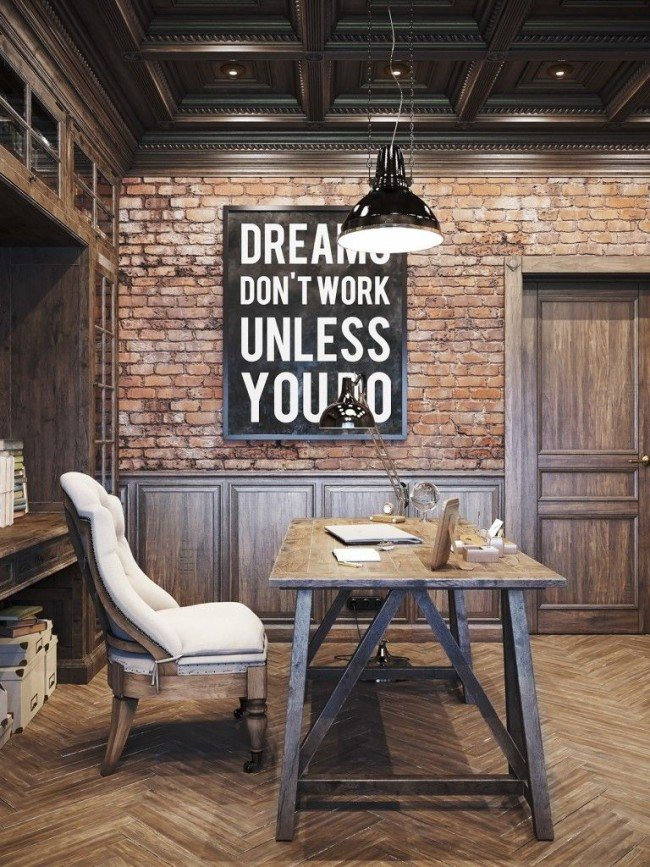
//> input picture data/color.jpeg, 650 x 867 px
$ ./z1   (built with g++ and OpenCV 4)
//> lines starting //> are read from the running program, lines starting //| are printed output that depends on the picture; after the words box and inside, x2 and y2 are one past the last pixel; in counts of white or black regions, pixels touching at a corner belong together
#include <iostream>
#include <opencv2/core/core.hpp>
#include <opencv2/imgcodecs.hpp>
#include <opencv2/highgui/highgui.hpp>
#include <opencv2/imgproc.hpp>

using namespace cv;
using namespace std;

Mat get_hist (const Mat& img)
{
    int hist_size = 256;
    float range[] = {0, 255};
    const float *ranges[] = { range };

    Mat hist;
    calcHist(&img, 1, 0, Mat(), hist, 1, &hist_size, ranges, true, false);


    int hist_w = 500;
    int hist_h = 500;
    int step_w = (double) hist_w / hist_size;

    Mat hist_img(hist_h, hist_w, CV_8UC1, Scalar(255, 255, 255));
    normalize(hist, hist, 0, hist_img.rows, NORM_MINMAX, -1, Mat());

    for (int i = 1; i < hist_size; i++)
    {
        line( hist_img, Point( step_w * (i-1), hist_h - cvRound(hist.at<float>(i-1)) ) ,
              Point( step_w * (i), hist_h - cvRound(hist.at<float>(i)) ),
              Scalar( 0, 0, 0), 2, 8, 0  );
    }

    return hist_img;
}


int main ()
{

    Mat bgr[3];
    bool is_color_img {true};

    string color_img = "color.jpeg";
    string wb_img = "wb.jpeg";
    string img_name;

    if (is_color_img)
        img_name = color_img;
    else
        img_name = wb_img;

    Mat img = imread("../../data/" + img_name, is_color_img);
//> img is the input picture: 867 rows x 650 cols, CV_8UC3; mean B, G, R 88.6, 97.2, 113.1


    namedWindow("Input image", CV_WINDOW_NORMAL);
    imshow("Input image", img);


    if (is_color_img)
    {
        split(img, bgr);
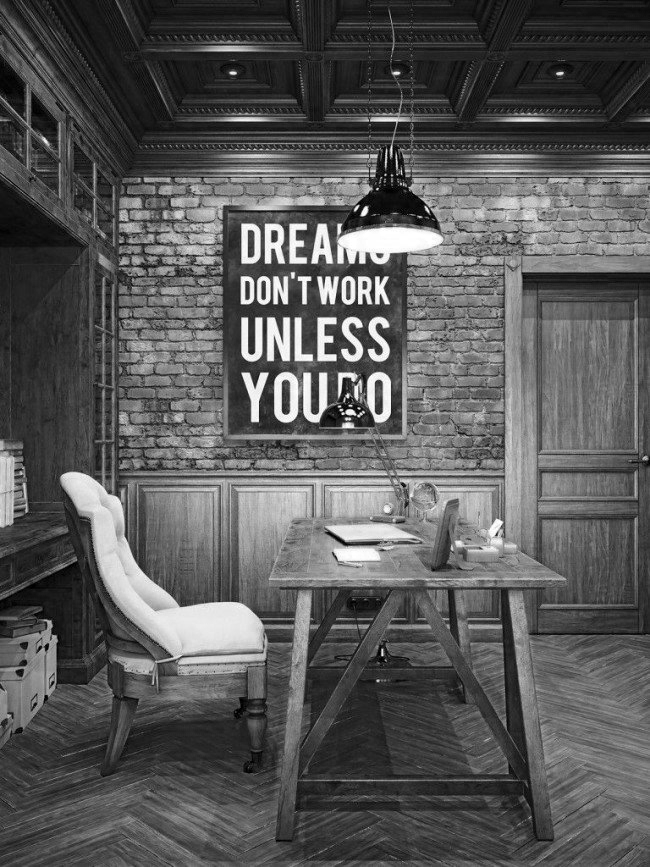
//> bgr[0]: 867 rows x 650 cols, CV_8UC1; min 0, max 255, mean 88.6
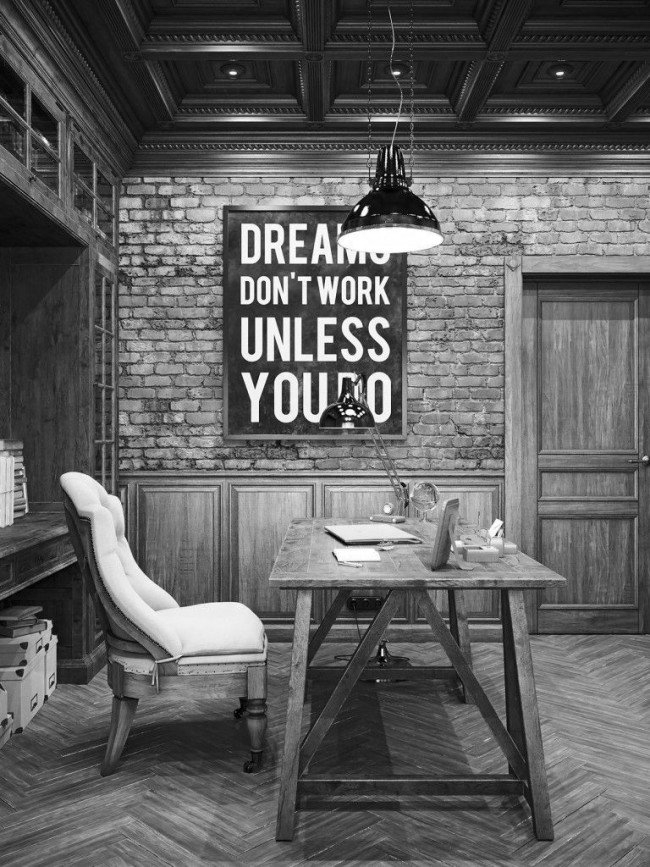
//> bgr[1]: 867 rows x 650 cols, CV_8UC1; min 0, max 255, mean 97.2
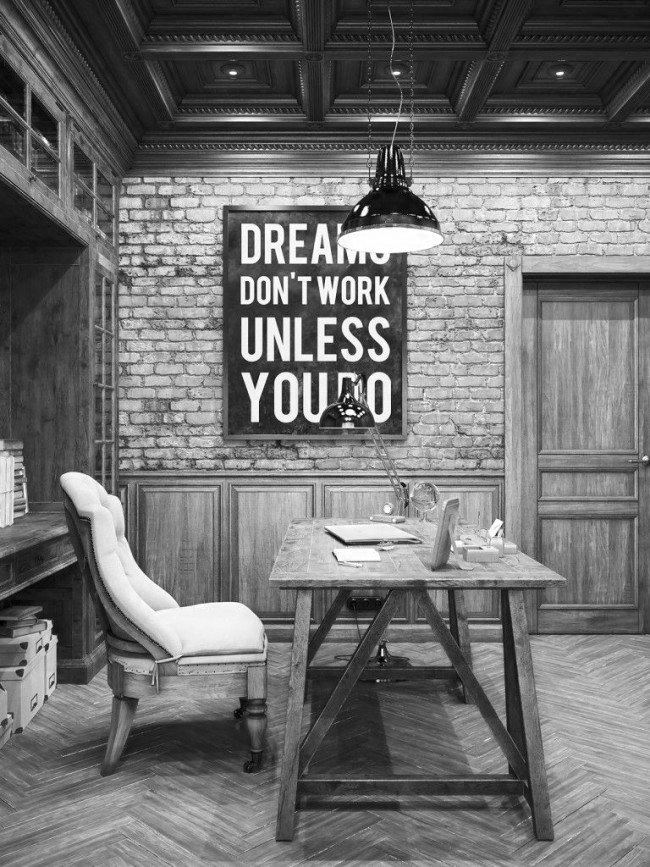
//> bgr[2]: 867 rows x 650 cols, CV_8UC1; min 0, max 255, mean 113.1

        namedWindow("Blue channel hist", CV_WINDOW_NORMAL);
        imshow("Blue channel hist", get_hist(bgr[0]));
//> in get_hist, `calcHist(&img, 1, 0, Mat(), hist, 1, &hist_size, ranges, true, false);`: hist = 256 values, max 5711 at index 37, min 0 at index 255, mean 2198.6
//> in get_hist, `normalize(hist, hist, 0, hist_img.rows, NORM_MINMAX, -1, Mat());`: hist = 256 values, max 500 at index 37, min 0 at index 255, mean 192.5
//> after the loop in get_hist, `for (int i = 1; i < hist_size; i++)`:
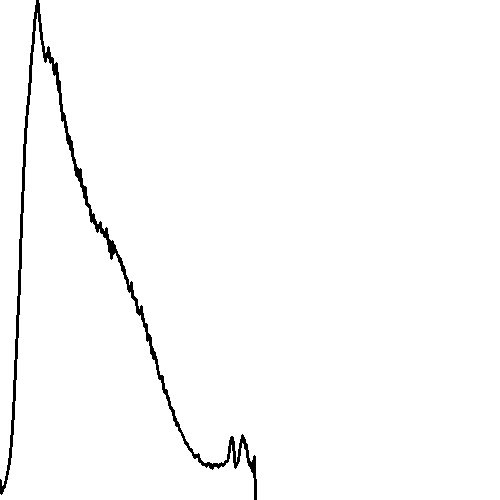
//> hist_img: 500 rows x 500 cols, CV_8UC1; 98.4% white; 1 black region, box (x1, y1, x2, y2) and area: (0, 0, 257, 500) 4113

        namedWindow("Green channel hist", CV_WINDOW_NORMAL);
        imshow("Green channel hist", get_hist(bgr[1]));
//> in get_hist (call 2), `calcHist(&img, 1, 0, Mat(), hist, 1, &hist_size, ranges, true, false);`: hist = 256 values, max 5666 at index 34, min 0 at index 255, mean 2197.9
//> in get_hist (call 2), `normalize(hist, hist, 0, hist_img.rows, NORM_MINMAX, -1, Mat());`: hist = 256 values, max 500 at index 34, min 0 at index 255, mean 194
//> after the loop in get_hist (call 2), `for (int i = 1; i < hist_size; i++)`:
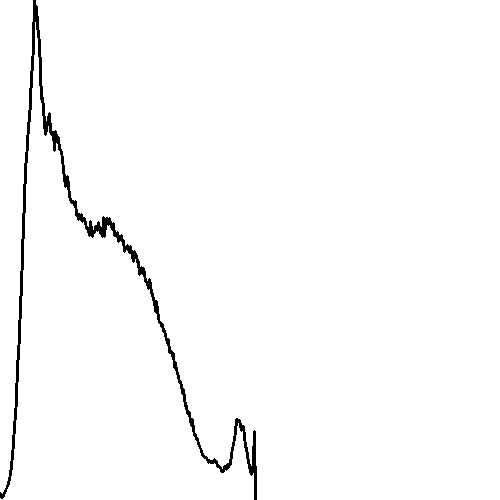
//> hist_img: 500 rows x 500 cols, CV_8UC1; 98.2% white; 1 black region, box (x1, y1, x2, y2) and area: (0, 0, 257, 500) 4397

        namedWindow("Red channel hist", CV_WINDOW_NORMAL);
        imshow("Red channel hist", get_hist(bgr[2]));
//> in get_hist (call 3), `calcHist(&img, 1, 0, Mat(), hist, 1, &hist_size, ranges, true, false);`: hist = 256 values, max 5042 at index 40, min 0 at index 255, mean 2196.9
//> in get_hist (call 3), `normalize(hist, hist, 0, hist_img.rows, NORM_MINMAX, -1, Mat());`: hist = 256 values, max 500 at index 40, min 0 at index 255, mean 217.9
//> after the loop in get_hist (call 3), `for (int i = 1; i < hist_size; i++)`:
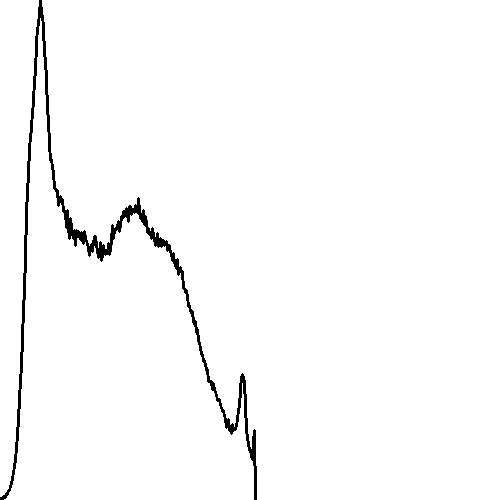
//> hist_img: 500 rows x 500 cols, CV_8UC1; 98.1% white; 1 black region, box (x1, y1, x2, y2) and area: (0, 0, 257, 500) 4871
    }
    else
    {
        namedWindow("Black-White image hist", CV_WINDOW_NORMAL);
        imshow("Black-White image hist", get_hist(img));
    }

    waitKey(0);
}

$ run again, with data/money-1.jpg copied over data/color.jpeg
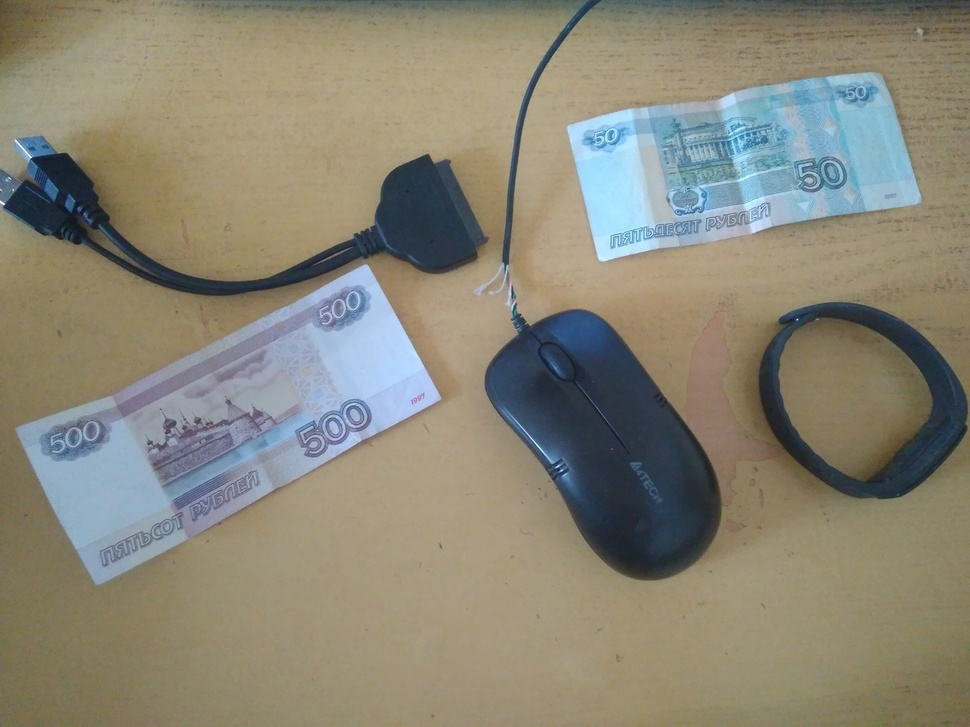
//> input picture data/money-1.jpg, 970 x 727 px, shrunk from 1280 x 960 before the run
//> img is the input picture: 727 rows x 970 cols, CV_8UC3; mean B, G, R 118.3, 133.9, 137.7
//> in get_hist, `calcHist(&img, 1, 0, Mat(), hist, 1, &hist_size, ranges, true, false);`: hist = 256 values, max 13148 at index 125, min 0 at index 0, mean 2742.7
//> in get_hist, `normalize(hist, hist, 0, hist_img.rows, NORM_MINMAX, -1, Mat());`: hist = 256 values, max 500 at index 125, min 0 at index 0, mean 104.3
//> after the loop in get_hist, `for (int i = 1; i < hist_size; i++)`:
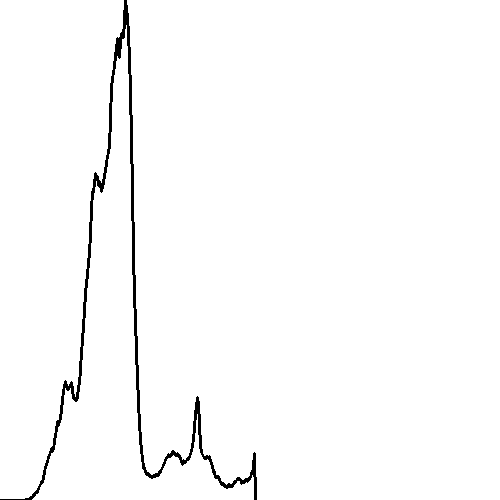
//> hist_img: 500 rows x 500 cols, CV_8UC1; 98.3% white; 1 black region, box (x1, y1, x2, y2) and area: (0, 0, 257, 500) 4238
//> in get_hist (call 3), `calcHist(&img, 1, 0, Mat(), hist, 1, &hist_size, ranges, true, false);`: hist = 256 values, max 12738 at index 157, min 0 at index 0, mean 2754.6
//> in get_hist (call 3), `normalize(hist, hist, 0, hist_img.rows, NORM_MINMAX, -1, Mat());`: hist = 256 values, max 500 at index 157, min 0 at index 0, mean 108.1
//> after the loop in get_hist (call 3), `for (int i = 1; i < hist_size; i++)`:
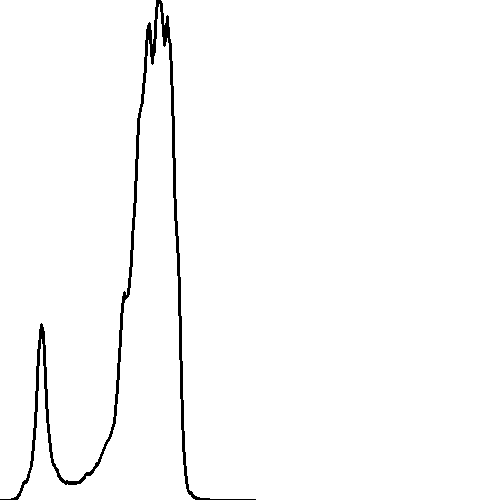
//> hist_img: 500 rows x 500 cols, CV_8UC1; 98.2% white; 1 black region, box (x1, y1, x2, y2) and area: (0, 0, 256, 500) 4487

$ run again, with data/money-2.jpg copied over data/color.jpeg
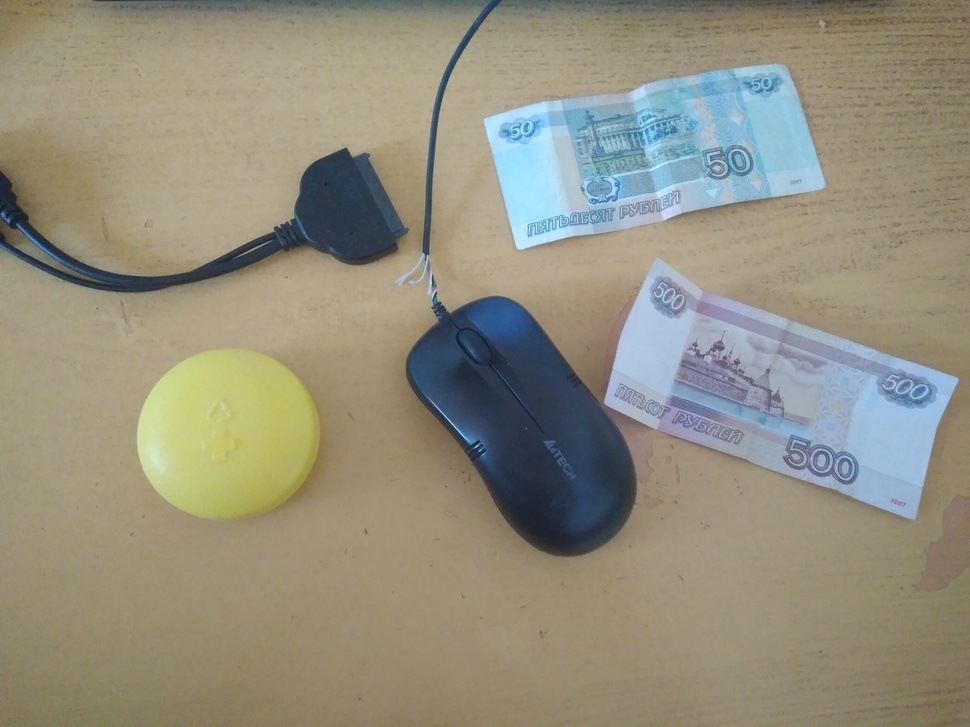
//> input picture data/money-2.jpg, 970 x 727 px, shrunk from 1280 x 960 before the run
//> img is the input picture: 727 rows x 970 cols, CV_8UC3; mean B, G, R 125.7, 143.1, 147.5
//> in get_hist, `calcHist(&img, 1, 0, Mat(), hist, 1, &hist_size, ranges, true, false);`: hist = 256 values, max 17273 at index 115, min 0 at index 0, mean 2742.8
//> in get_hist, `normalize(hist, hist, 0, hist_img.rows, NORM_MINMAX, -1, Mat());`: hist = 256 values, max 500 at index 115, min 0 at index 0, mean 79.39
//> after the loop in get_hist, `for (int i = 1; i < hist_size; i++)`:
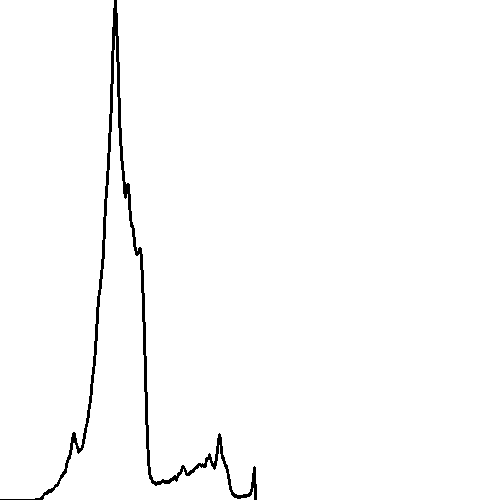
//> hist_img: 500 rows x 500 cols, CV_8UC1; 98.4% white; 1 black region, box (x1, y1, x2, y2) and area: (0, 0, 257, 500) 3937
//> in get_hist (call 3), `calcHist(&img, 1, 0, Mat(), hist, 1, &hist_size, ranges, true, false);`: hist = 256 values, max 21382 at index 158, min 0 at index 2, mean 2754.6
//> in get_hist (call 3), `normalize(hist, hist, 0, hist_img.rows, NORM_MINMAX, -1, Mat());`: hist = 256 values, max 500 at index 158, min 0 at index 2, mean 64.42
//> after the loop in get_hist (call 3), `for (int i = 1; i < hist_size; i++)`:
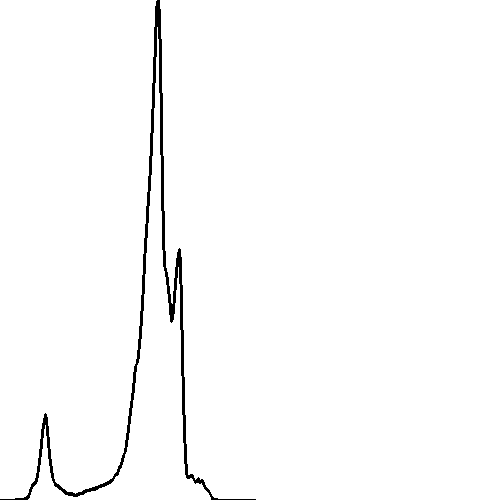
//> hist_img: 500 rows x 500 cols, CV_8UC1; 98.3% white; 1 black region, box (x1, y1, x2, y2) and area: (0, 0, 256, 500) 4128

$ run again, with data/money-3.jpg copied over data/color.jpeg
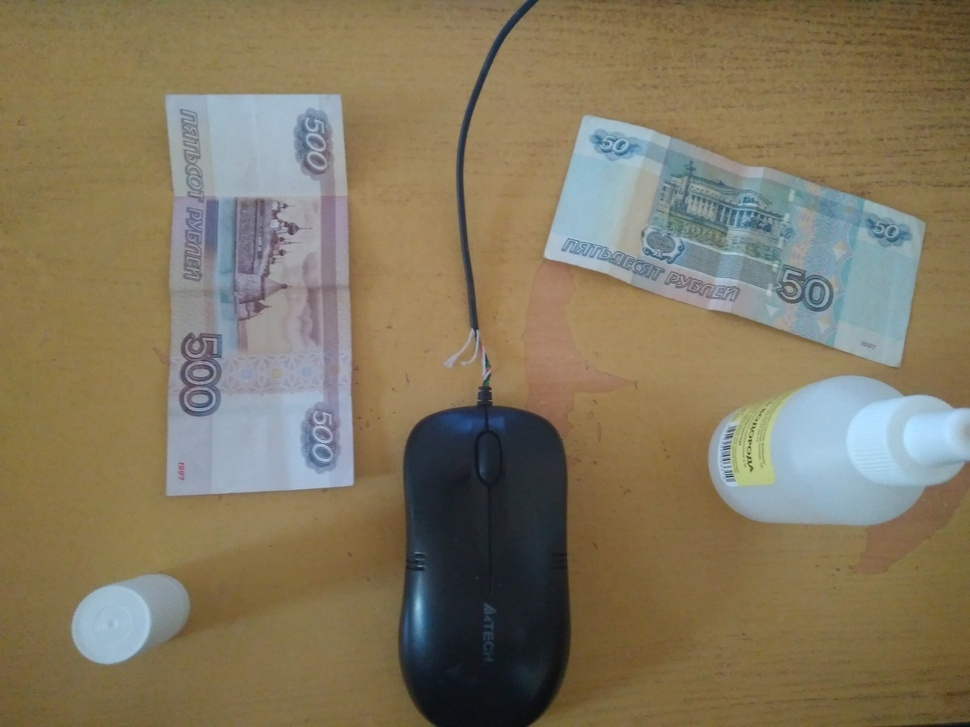
//> input picture data/money-3.jpg, 970 x 727 px, shrunk from 1280 x 960 before the run
//> img is the input picture: 727 rows x 970 cols, CV_8UC3; mean B, G, R 95.2, 119.8, 130.5
//> in get_hist, `calcHist(&img, 1, 0, Mat(), hist, 1, &hist_size, ranges, true, false);`: hist = 256 values, max 14735 at index 77, min 0 at index 1, mean 2754
//> in get_hist, `normalize(hist, hist, 0, hist_img.rows, NORM_MINMAX, -1, Mat());`: hist = 256 values, max 500 at index 77, min 0 at index 1, mean 93.45
//> after the loop in get_hist, `for (int i = 1; i < hist_size; i++)`:
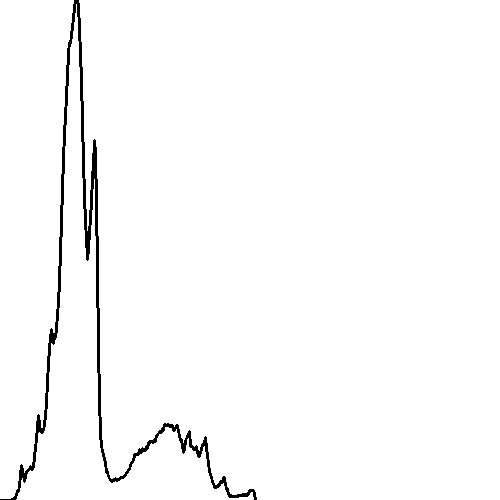
//> hist_img: 500 rows x 500 cols, CV_8UC1; 98.1% white; 1 black region, box (x1, y1, x2, y2) and area: (0, 0, 257, 500) 4775
//> in get_hist (call 3), `calcHist(&img, 1, 0, Mat(), hist, 1, &hist_size, ranges, true, false);`: hist = 256 values, max 15239 at index 142, min 0 at index 0, mean 2754.6
//> in get_hist (call 3), `normalize(hist, hist, 0, hist_img.rows, NORM_MINMAX, -1, Mat());`: hist = 256 values, max 500 at index 142, min 0 at index 0, mean 90.38
//> after the loop in get_hist (call 3), `for (int i = 1; i < hist_size; i++)`:
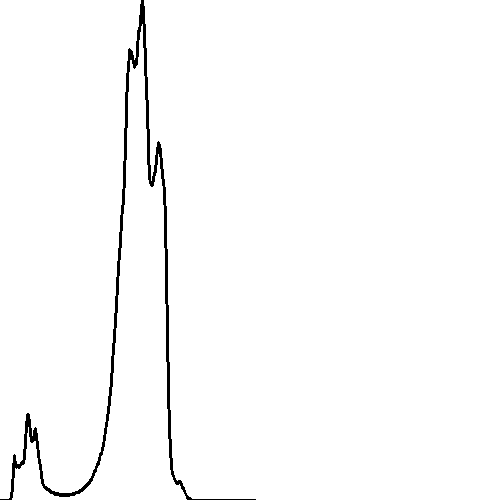
//> hist_img: 500 rows x 500 cols, CV_8UC1; 98.3% white; 1 black region, box (x1, y1, x2, y2) and area: (0, 0, 256, 500) 4131
